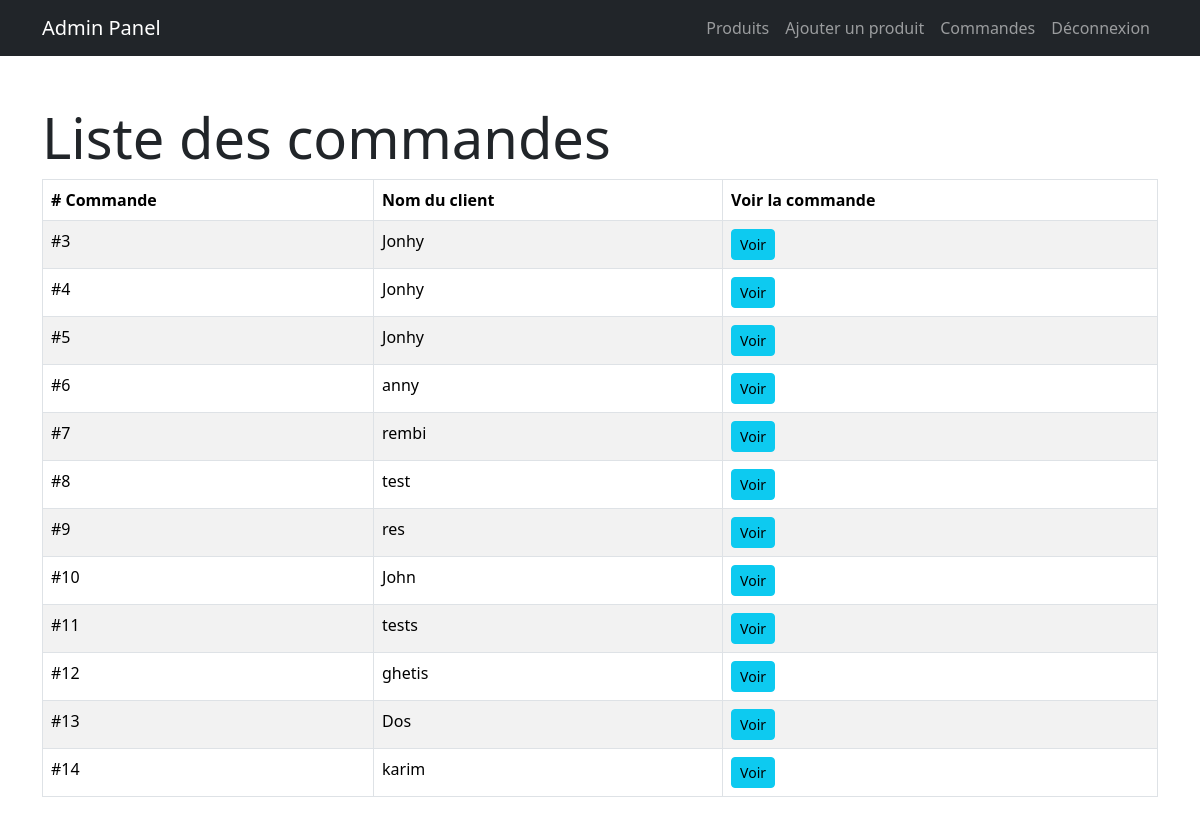
The app's page /orders (signed in) with its own data.
### tables this page shows
CREATE TABLE `orders` (
  `id` int NOT NULL,
  `customer_name` varchar(255) NOT NULL,
  `customer_email` varchar(255) NOT NULL,
  `total` decimal(10,2) NOT NULL,
  `created_at` timestamp NULL DEFAULT CURRENT_TIMESTAMP
);

### public/index.php (called while the page is built, shortened)
<?php
require_once '../core/Database.php';
require_once '../core/Router.php';
require_once '../app/controllers/OrderController.php';
require_once '../app/models/OrderModel.php';
$router = new Router();
$router->addRoute('/products', 'ProductController', 'index');
$router->addRoute('/product/create', 'ProductController', 'create');
$router->addRoute('/product/store', 'ProductController', 'store');
$router->addRoute('/orders', 'OrderController', 'index');
$router->addRoute('/order/create', 'OrderController', 'create');
$router->addRoute('/order/store', 'OrderController', 'store');
$router->addRoute('/order/view/{id}', 'OrderController', 'view');
$router->addRoute('/order/confirmation', 'OrderController', 'confirmation');
$router->addRoute('/login', 'AuthController', 'login');
$router->addRoute('/register', 'AuthController', 'register');
$router->addRoute('/logout', 'AuthController', 'logout');
$router->handleRequest();

### core/Database.php (called while the page is built, shortened)
<?php
class Database {
    private $host = 'localhost';
    private $dbName = 'commerce';
    private $username = 'eliess';
    private $password = 'Eliess2001#@!';
    public function getConnection() {
        $this->conn = null;
        try {
            $this->conn = new PDO("mysql:host={$this->host};dbname={$this->dbName}", $this->username, $this->password);
            $this->conn->setAttribute(PDO::ATTR_ERRMODE, PDO::ERRMODE_EXCEPTION);
        } catch (PDOException $exception) {
            echo "Erreur de connexion : " . $exception->getMessage();
        }
        return $this->conn;
    }
}

### app/models/OrderModel.php (called while the page is built, shortened)
<?php
class OrderModel {
    private $conn;
    public function __construct() {
        $this->conn = (new Database())->getConnection();
    }
    public function getAllOrders() {
        $query = "SELECT * FROM orders";
        $stmt = $this->conn->prepare($query);
        $stmt->execute();
        return $stmt->fetchAll(PDO::FETCH_ASSOC);
    }
}

### app/views/orders.php (the view)
<?php include 'partials/header.php'; ?>
<?php include 'partials/navbar.php'; ?>
<div class="container mt-5">
    <h1 class="display-4">Liste des commandes</h1>
    <table class="table table-striped table-bordered">
        <thead>
            <tr>
                <th># Commande</th>
                <th>Nom du client</th>
                <th>Voir la commande</th>
            </tr>
        </thead>
        <tbody>
            <?php foreach ($orders as $order): ?>
                <tr>
                    <td>#<?php echo $order['id']; ?></td>
                    <td><?php echo $order['customer_name']; ?></td>
                    <td>
                        <a href="/order/view/<?php echo $order['id']; ?>" class="btn btn-info btn-sm">Voir</a>
                    </td>
                </tr>
            <?php endforeach; ?>
        </tbody>
    </table>
</div>
<?php include 'partials/footer.php'; ?>

### core/Router.php (shortened to what this page needs)
<?php
class Router {
    private $routes = [];
    public function addRoute($url, $controller, $action) {
        $this->routes[rtrim($url, '/')] = ['controller' => $controller, 'action' => $action];
    }
    public function handleRequest() {
        $url = rtrim($_SERVER['REQUEST_URI'], '/');
        foreach ($this->routes as $route => $controllerAction) {
            $routePattern = preg_replace('/\{[a-zA-Z0-9_]+\}/', '([a-zA-Z0-9_]+)', $route);
            if (preg_match('#^' . $routePattern . '$#', $url, $matches)) {
                $controllerName = $controllerAction['controller'];
                $action = $controllerAction['action'];
                $params = array_slice($matches, 1);
                if (class_exists($controllerName)) {
                    $controller = new $controllerName();
                    if (method_exists($controller, $action)) {
                        call_user_func_array([$controller, $action], $params);
                    } else {
                        echo "L'action '$action' n'existe pas.";
                    }
                } else {
                    echo "Le contrôleur '$controllerName' n'existe pas.";
                }
                return;
            }
        }
    }
}

### app/controllers/OrderController.php (shortened to what this page needs)
<?php
class OrderController {
    public function index() {
        if ($_SESSION['role'] === 'admin') {
            $orderModel = new OrderModel();
            $orders = $orderModel->getAllOrders();
            require_once __DIR__ . '/../views/orders.php';
        } else {
            header('Location: /');
            exit;
        }
    }
}

### app/views/partials/header.php (shortened to what this page needs)
<!DOCTYPE html>
<html lang="fr">
<head>
    <link href="https://cdn.jsdelivr.net/npm/bootstrap@5.3.3/dist/css/bootstrap.min.css" rel="stylesheet">
</head>
<body>

### app/views/partials/navbar.php (shortened to what this page needs)
<nav class="navbar navbar-expand-lg navbar-dark bg-dark">
    <div class="container">
        <a class="navbar-brand" href="#">Admin Panel</a>
        <div class="collapse navbar-collapse" id="navbarNav">
            <ul class="navbar-nav ms-auto">
                <li class="nav-item">
                    <a class="nav-link" href="/products">Produits</a>
                </li>
                <li class="nav-item">
                    <a class="nav-link" href="/product/create">Ajouter un produit</a>
                </li>
                <li class="nav-item">
                    <a class="nav-link" href="/orders">Commandes</a>
                </li>
                <li class="nav-item">
                    <a class="nav-link" href="/logout">Déconnexion</a>
                </li>
            </ul>
        </div>
    </div>
</nav>

### app/views/partials/footer.php (shortened to what this page needs)
</body>
</html>

### records on screen
orders: id "3", customer_name "Jonhy"
orders: id "4", customer_name "Jonhy"
orders: id "5", customer_name "Jonhy"
orders: id "6", customer_name "anny"
orders: id "7", customer_name "rembi"
orders: id "8", customer_name "test"
orders: id "9", customer_name "res"
orders: id "10", customer_name "John"
orders: id "11", customer_name "tests"
orders: id "12", customer_name "ghetis"
orders: id "13", customer_name "Dos"
orders: id "14", customer_name "karim"
